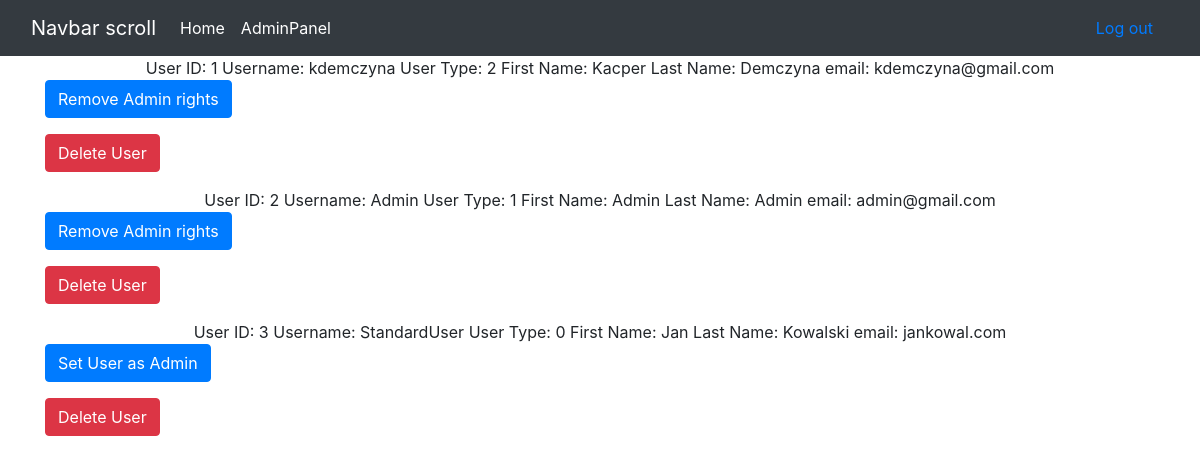
Page /usersManagment_page.php (signed in) on the committed database.
### tables this page shows
CREATE TABLE Users (
    Users_id int  NOT NULL AUTO_INCREMENT,
    Login varchar(20)  NOT NULL,
    Password varchar(20)  NOT NULL,
    UserType int  NOT NULL,
    FirstName varchar(20)  NOT NULL,
    LastName varchar(20)  NOT NULL,
    Email varchar(30)  NOT NULL,
    CONSTRAINT Users_pk PRIMARY KEY (Users_id)
);

### usersManagment_page.php (the view, shortened to what this page needs)
<?php
$conn = new mysqli("localhost", "root", "", "blog");
?>
<html>
<head>
    <link rel="stylesheet" href="https://cdn.jsdelivr.net/npm/bootstrap@4.3.1/dist/css/bootstrap.min.css"
>
</head>
<body>
<nav class="navbar navbar-expand-lg bg-body-tertiary navbar-dark bg-dark">
    <div class="container-fluid">
        <a class="navbar-brand" href="#">Navbar scroll</a>
        <div class="collapse navbar-collapse" id="navbarScroll">
            <ul class="navbar-nav me-auto my-2 my-lg-0 navbar-nav-scroll" style="--bs-scroll-height: 100px;">
                <li class="nav-item">
                    <a class="nav-link active" aria-current="page" href="home_page.php">Home</a>
                </li>
                        <?php
                if (isset($_SESSION["is_logged"])) {
                    if ($_SESSION["user_type"] > 0) {
                        ?>
                        <li class="nav-item">
                            <a class="nav-link active" aria-current="page" href="adminPanel_page.php">AdminPanel</a>
                        </li>
                        <?php
                    }
                } else header("Location: login_page.php");
                ?>
            </ul>
        </div>
        <?php
        if (!isset($_SESSION["is_logged"])) {
            ?>
            <a class="nav-link active" aria-current="page" href="login_page.php">Login</a>
            <?php
        } else {
            ?>
            <a class="nav-link active" aria-current="page" href="logout.php">Log out</a>
            <?php
        }
        ?>
    </div>
</nav>
<div class="container" id="posts">
    <?php
    $sql = "SELECT * FROM users";
    $result = $conn->query($sql);
    if ($result->num_rows > 0) {
        while ($row = $result->fetch_assoc()) {
            echo "<div class=" . '"' . "row justify-content-md-center" . '"' . ">";
            echo "User ID: " . $row["Users_id"] . " Username: " . $row["Login"] . " User Type: " . $row["UserType"] . " First Name: " .
                $row["FirstName"] . " Last Name: " . $row["LastName"] . " email: " . $row["Email"];
            echo "</div>";
            if ($row["UserType"] == 0) {
                ?>
                <form method="POST" action="giveAdmin.php">
                    <input class="btn btn-primary" type="submit" value="Set User as Admin">
                </form>
            <?php } else { ?>
                <form method="POST" action="removeAdmin.php">
                    <input class="btn btn-primary" type="submit" value="Remove Admin rights">
                </form>
            <?php } ?>
            <form method="POST" action="deleteUser.php">
                <input class="btn btn-danger" type="submit" value="Delete User">
            </form>
            <?php
        }
    } else {
        echo "0 results";
    }
    ?>
</div>
</body>
</html>

### rows in the picture
users: Users_id "1", Login "kdemczyna", UserType "2", FirstName "Kacper", LastName "Demczyna", Email "kdemczyna@gmail.com"
users: Users_id "2", Login "Admin", UserType "1", FirstName "Admin", LastName "Admin", Email "admin@gmail.com"
users: Users_id "3", Login "StandardUser", UserType "0", FirstName "Jan", LastName "Kowalski", Email "jankowal.com"
